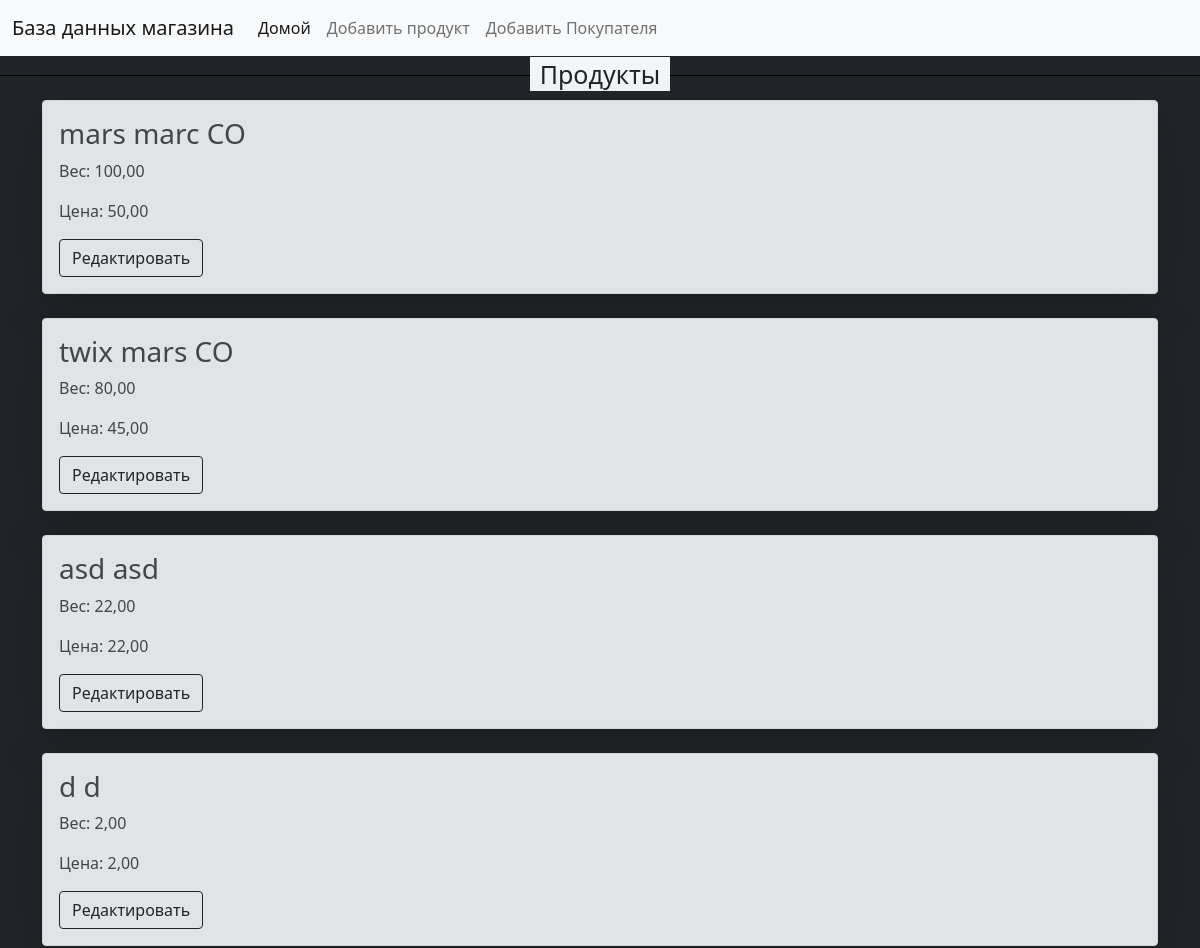
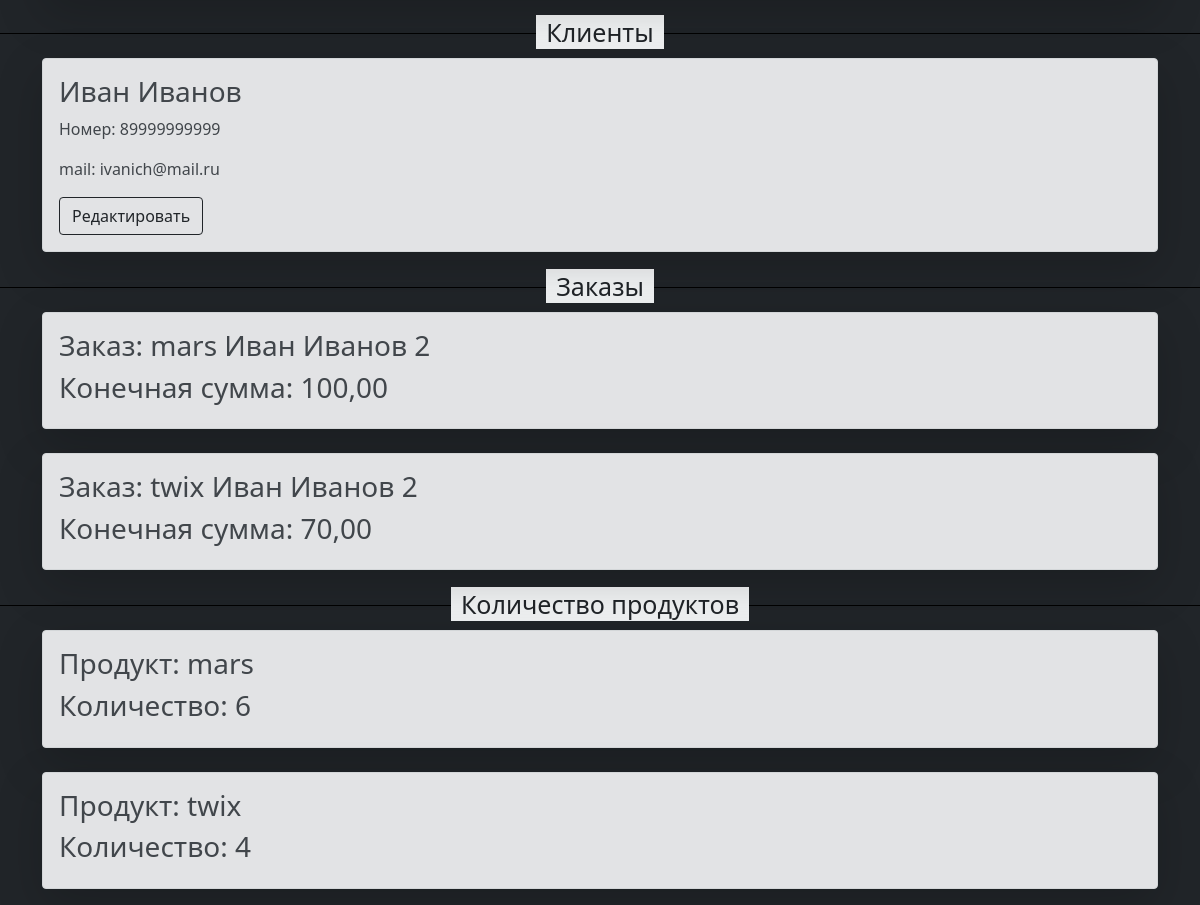
The page / on the database its author committed (2 pictures, top to bottom).
### Shop/models.py (models this page shows, shortened)
class Product(models.Model):
    name = models.CharField(max_length=255)
    manufacturer = models.CharField(max_length=255)
    weight = models.DecimalField(max_digits=10, decimal_places=2)
    price = models.DecimalField(max_digits=10, decimal_places=2)
    def __str__(self):
        return f"{self.name}"

class Client(models.Model):
    first_name = models.CharField(max_length=255)
    last_name = models.CharField(max_length=255)
    middle_name = models.CharField(max_length=255)
    email = models.EmailField(max_length=255)
    phone_number = models.CharField(max_length=20)
    def __str__(self):
        return f"{self.first_name} {self.last_name}"

class Order(models.Model):
    product = models.ForeignKey(Product, on_delete=models.CASCADE)
    client = models.ForeignKey(Client, on_delete=models.CASCADE)
    quantity = models.IntegerField()
    total_price = models.DecimalField(max_digits=10, decimal_places=2)

class AvailableProduct(models.Model):
    product = models.ForeignKey(Product, on_delete=models.CASCADE)
    quantity = models.IntegerField()

### Shop/views.py (the view)
# urls.py: path('', views.index, name='home'),
def index(request):
    products = Product.objects.all()
    clients = Client.objects.all()
    orders = Order.objects.all()
    availableproducts = AvailableProduct.objects.all()
    data = {'products': products, 'clients': clients, 'orders': orders, 'availableproducts': availableproducts}
    return render(request, "Shop/index.html", data)

### Shop/templates/Shop/index.html (shortened to what this page needs)
{% extends 'Shop/base.html' %}
{% block content %}
    <div style="width: 100%; height: 20px; border-bottom: 1px solid black; text-align: center">
        <span style="font-size: 25px; background-color: #F3F5F6; padding: 0 10px;">
            Продукты
        </span>
    </div>
    <div class="container">
        {% for i in products %}
            <div class="alert alert-secondary shadow-lg  mt-4">
                <h3> {{ i.name }} {{ i.manufacturer }}</h3>
                <p> Вес: {{ i.weight }}</p>
                <p> Цена: {{ i.price }}</p>
                <a href="{% url 'Shop:change' i.id %}" class="btn btn-outline-dark">Редактировать</a>
            </div>
        {% endfor %}
    </div>
    <div style="width: 100%; height: 20px; border-bottom: 1px solid black; text-align: center">
        <span style="font-size: 25px; background-color: #F3F5F6; padding: 0 10px;">
            Клиенты
        </span>
    </div>
    <div class="container">
        {% for i in clients %}
            <div class="alert alert-secondary shadow-lg  mt-4">
                <h3> {{ i.first_name }} {{ i.last_name }}</h3>
                <p> Номер: {{ i.phone_number }}</p>
                <p> mail: {{ i.email }}</p>
                <a href="{% url 'Shop:change' i.id %}" class="btn btn-outline-dark">Редактировать</a>
            </div>
        {% endfor %}
    </div>
    <div style="width: 100%; height: 20px; border-bottom: 1px solid black; text-align: center">
        <span style="font-size: 25px; background-color: #F3F5F6; padding: 0 10px;">
            Заказы
        </span>
    </div>
    <div class="container">
        {% for i in orders %}
            <div class="alert alert-secondary shadow-lg  mt-4">
                <h3> Заказ: {{ i.product }} {{ i.client }} {{ i.quantity }}</h3>
                <h3> Конечная сумма: {{ i.total_price }}</h3>
            </div>
        {% endfor %}
    </div>
    <div style="width: 100%; height: 20px; border-bottom: 1px solid black; text-align: center">
        <span style="font-size: 25px; background-color: #F3F5F6; padding: 0 10px;">
            Количество продуктов
        </span>
    </div>
    <div class="container">
        {% for i in availableproducts %}
            <div class="alert alert-secondary shadow-lg  mt-4">
                <h3> Продукт: {{ i.product }} </h3>
                <h3> Количество: {{ i.quantity }}</h3>
            </div>
        {% endfor %}
    </div>
{% endblock %}

### Shop/templates/Shop/base.html (shortened to what this page needs)
{% load static %}
<!doctype html>
<html lang="en">
<head>
    <link rel="stylesheet" href="{% static 'bootstrap.min.css' %}">
</head>
<body class="bg-dark">
<nav class="navbar navbar-expand-lg navbar-light bg-light">
    <div class="container-fluid">
        <a class="navbar-brand" href="http://127.0.0.1:8000/admin">
            База данных магазина</a>
        <div class="collapse navbar-collapse" id="navbarNav">
            <ul class="navbar-nav">
                <li class="nav-item">
                    <a class="nav-link active" aria-current="page" href="http://127.0.0.1:8000">Домой</a>
                </li>
                <li class="nav-item">
                    <a class="nav-link" href="http://127.0.0.1:8000/create_product">Добавить продукт</a>
                </li>
                <li class="nav-item">
                    <a class="nav-link" href="http://127.0.0.1:8000/create_costumer">Добавить Покупателя</a>
                </li>
            </ul>
        </div>
    </div>
</nav>
{% block content %}{% endblock %}
</body>
</html>

### rows shown on the page
Product: name "mars", manufacturer "marc CO", weight "100,00", price "50,00"
Product: name "twix", manufacturer "mars CO", weight "80,00", price "45,00"
Product: name "asd", manufacturer "asd", weight "22,00", price "22,00"
Product: name "d", manufacturer "d", weight "2,00", price "2,00"
Client: first_name "Иван", last_name "Иванов", phone_number "89999999999", email "ivanich@mail.ru"
Order: product "mars", client "Иван Иванов", quantity "2", total_price "100,00"
Order: product "twix", client "Иван Иванов", quantity "2", total_price "70,00"
AvailableProduct: product "mars", quantity "6"
AvailableProduct: product "twix", quantity "4"
